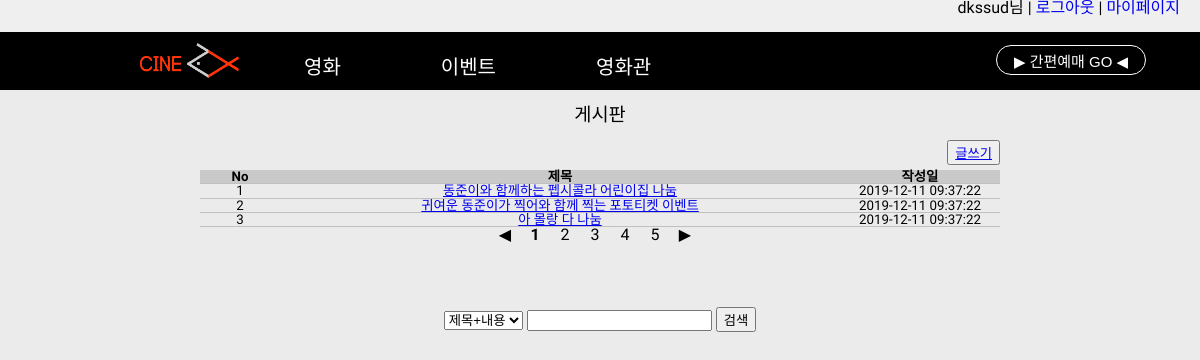
Screenshot of /webpage/component/event/event.php (signed in) with the database file from the repository.
### tables this page shows
CREATE TABLE EVENT(
  event_id INT unsigned  auto_increment not NULL,
  event_title varchar(50) not null,
  content text(255) not null,
  event_date timestamp not NULL default current_timestamp,
  CONSTRAINT PK_EVENT PRIMARY KEY(event_id)
);

### webpage/component/event/event.php (the view, shortened to what this page needs)
<html>
<head>
  <link href="../../styles/common.css" type="text/css" rel="stylesheet" />
  <link href="../../styles/event.css" type="text/css" rel="stylesheet" />
</head>
<body>
  <header class="service_menu">
    <ul id="gnb">
      <?php include "../common/DB_Connect.php";
      include "../common/top_login.php";
      $db = connect();
      ?>
    </ul>
  </header>
  <?php
  include "../common/navigator.php";
  ?>
  <div id="mainWrapper">
    <ul>
      <li>게시판</li>
      <button class="right" type="button"><a href="eventwrite.html">글쓰기</a></button>
      <li>
        <ul id="ulTable">
          <li>
            <ul>
              <li>No</li>
              <li>제목</li>
              <li>작성일</li>
            </ul>
          </li>
          <?php
          $info_sql = "select event_id,event_title,event_date from event";
          $info_stt = $db->prepare($info_sql);
          $info_stt->execute();
          foreach ($info_stt as $info) {
            ?>
            <li>
              <ul>
                <li><?= $info['event_id']; ?></li>
                <li><a href="eventview.php?event_id=<?= $info['event_id'] ?>"><?= $info['event_title']; ?></a></li>
                <li><?= $info['event_date']; ?></li>
              </ul>
            </li>
          <?php }
          ?>
          <li>
            <div id="divPaging">
              <div>◀</div>
              <div><b>1</b></div>
              <div>2</div>
              <div>3</div>
              <div>4</div>
              <div>5</div>
              <div>▶</div>
            </div>
          </li>
          <li id='liSearchOption'>
            <div>
              <select id='selSearchOption'>
                <option value='A'>제목+내용</option>
              </select>
              <input id='txtKeyWord' />
              <input type='button' value='검색' />
            </div>
          </li>
        </ul>
  </div>
</body>
</html>

### webpage/styles/common.css (style rules this page uses)
body { line-height: 1; background-color: rgb(235, 235, 235); }
body, html { margin: 0; font-family: "Poor Story", cursive; }
ol, ul { list-style: none; }
.service_menu { padding-right: 20px; font-family: "Poor Story", cursive; background-color: #efefef; overflow: hidden; }
.service_menu ul { list-style: none; margin: 0; padding: 0; float: right; text-align: center; }

### webpage/styles/event.css (style rules this page uses)
body { line-height: 2em; font-family: "맑은 고딕"; }
ul, li { list-style: none; text-align: center; padding: 0; margin: 0; }
.right { float:right; margin-bottom: 5px; }
#mainWrapper { padding-top: 10px; width: 800px; margin: 0 auto; }
#mainWrapper>ul>li:first-child { text-align: center; font-size: 14pt; height: 40px; vertical-align: middle; line-height: 30px; }
#ulTable { margin-top: 10px; }
#ulTable>li:first-child>ul>li { background-color: #c9c9c9; font-weight: bold; text-align: center; }
#ulTable>li>ul { clear: both; padding: 0px auto; position: relative; min-width: 40px; }
#ulTable>li>ul>li { float: left; font-size: 10pt; border-bottom: 1px solid silver; vertical-align: baseline; }
#ulTable>li>ul>li:first-child { width: 10%; }
#ulTable>li>ul>li:first-child+li { width: 70%; }
#ulTable>li>ul>li:first-child+li+li { width: 20%; }
#divPaging { clear: both; margin: 0 auto; width: 220px; height: 50px; }
#divPaging>div { float: left; width: 30px; margin: 0 auto; text-align: center; }
#liSearchOption { clear: both; }
#liSearchOption>div { margin: 0 auto; margin-top: 30px; width: auto; height: 100px; }

### rows the page displays
event: event_id "1", event_title "동준이와 함께하는 펩시콜라 어린이집 나눔", event_date "2019-12-11 09:37:22"
event: event_id "2", event_title "귀여운 동준이가 찍어와 함께 찍는 포토티켓 이벤트", event_date "2019-12-11 09:37:22"
event: event_id "3", event_title "아 몰랑 다 나눔", event_date "2019-12-11 09:37:22"

### other values shown
$_SESSION['id'] "dkssud"
